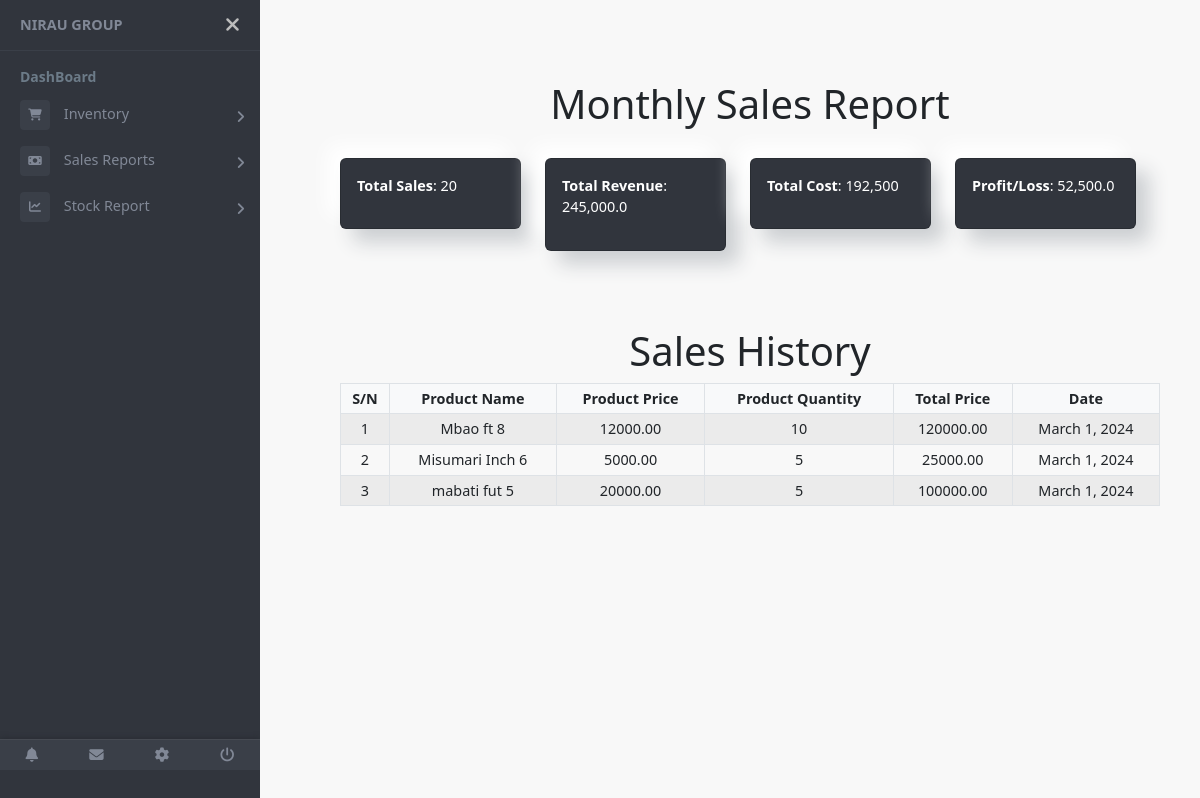
Before: /monthly/ (signed in) with the older database file.
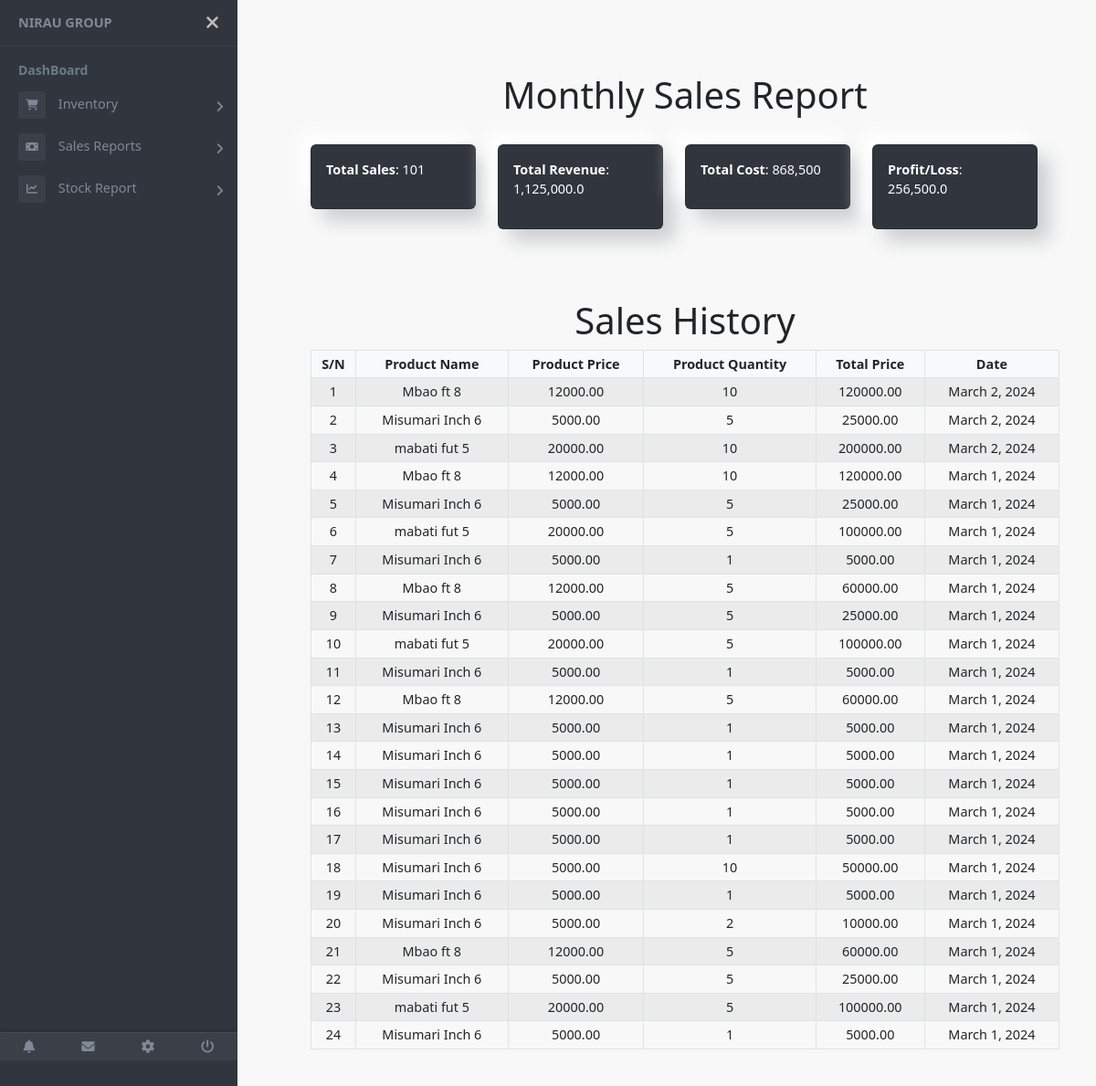
After: the same page with the newer database file.
### store/models.py (models this page shows, shortened)
class Sale(models.Model):
    store = models.ForeignKey(Store, on_delete=models.CASCADE, null=True)
    product = models.ForeignKey(Product, on_delete=models.CASCADE)
    quantity = models.PositiveIntegerField(default=1)
    sale_date = models.DateField(auto_now_add=True)
    class Meta:
        ordering = ('-sale_date',)
    def get_total_price(self):
        return self.quantity * self.product.standard_price

class Product(models.Model):
    store = models.ForeignKey(Store, on_delete=models.CASCADE, null=True)
    name = models.CharField(max_length=255)
    inventory_quantity = models.PositiveIntegerField()
    standard_price = models.DecimalField(max_digits=10, decimal_places=2)
    current_cost = models.DecimalField(max_digits=10, decimal_places=2)
    reorder_point = models.PositiveIntegerField()

### store/views.py (the view)
# urls.py: path('monthly/', views.monthly_sales_report, name='monthly_sales_report'),
@login_required(login_url='login')
def monthly_sales_report(request):
    user_store = request.user.store  # Assuming user is associated with a store through user.store
    today = date.today()
    month_date = today.replace(day=1)
    end_date = today
    sales = Sale.objects.filter(store=user_store, sale_date__range=[month_date, end_date])
    total_sales = sales.aggregate(total=Sum('quantity'))['total']
    total_revenue = sales.aggregate(revenue=Sum(ExpressionWrapper(F('quantity') * F('product__standard_price'), output_field=FloatField())))['revenue']
    total_cost = sales.aggregate(cost=Sum(F('quantity') * F('product__current_cost')))['cost']
    total_revenue = total_revenue or 0
    total_cost = total_cost or 0
    profit = (float(total_revenue) - float(total_cost))
    context = {
        'sales': sales,
        'total_sales': total_sales,
        'total_revenue': total_revenue,
        'total_cost': total_cost,
        'profit': profit
    }
    if request.GET.get('pdf'):
        return render_to_pdf('sales/monthly_report_pdf.html', context)
    else:
        return render(request, 'sales/monthly_report.html', context)

### store/store/templates/sales/monthly_report.html
{% extends 'base.html' %}
{% block content %}
<div class="container">
    <h1 class="text-center">Monthly Sales Report</h1>
    <br>
    <div class="row">
        {% include 'sales/sales.html' %}
    </div>
</div>
<div class="container pt-5">
    <h1 class="text-center">Sales History</h1>
    <div class="row justify-content-center">
        {% include 'sales/tables.html' %}
    </div>
</div>
{% endblock content %}

### store/store/templates/sales/tables.html
<div class="table-responsive">
    <table class="table table-bordered text-center table-sm table-striped table-hover">
        <thead class="bg-light">
            <tr>
                <th>S/N</th>
                <th>Product Name</th>
                <th>Product Price</th>
                <th>Product Quantity</th>
                <th>Total Price</th>
                <th>Date</th>
            </tr>
            <tbody>
                {% for sale in sales %}
                <tr>
                    <td>{{forloop.counter}}</td>
                    <td>{{sale.product.name}}</td>
                    <td>{{sale.product.standard_price}}</td>
                    <td>{{ sale.quantity }}</td>
                    <td>{{ sale.get_total_price }}</td>
                    <td>{{ sale.sale_date }}</td>
                </tr>
                {% endfor %}
            </tbody>
        </thead>
    </table>
</div>

Changed rows visible on the page:
added Sale: product.name "Mbao ft 8", product.standard_price "12000.00", quantity "10", get_total_price "120000.00", sale_date "March 2, 2024"
added Sale: product.name "Misumari Inch 6", product.standard_price "5000.00", quantity "5", get_total_price "25000.00", sale_date "March 2, 2024"
added Sale: product.name "mabati fut 5", product.standard_price "20000.00", quantity "10", get_total_price "200000.00", sale_date "March 2, 2024"
added Sale: product.name "Misumari Inch 6", product.standard_price "5000.00", quantity "1", get_total_price "5000.00", sale_date "March 1, 2024"
added Sale: product.name "Mbao ft 8", product.standard_price "12000.00", quantity "5", get_total_price "60000.00", sale_date "March 1, 2024"
added Sale: product.name "Misumari Inch 6", product.standard_price "5000.00", quantity "5", get_total_price "25000.00", sale_date "March 1, 2024"
added Sale: product.name "mabati fut 5", product.standard_price "20000.00", quantity "5", get_total_price "100000.00", sale_date "March 1, 2024"
added Sale: product.name "Misumari Inch 6", product.standard_price "5000.00", quantity "1", get_total_price "5000.00", sale_date "March 1, 2024"
added Sale: product.name "Mbao ft 8", product.standard_price "12000.00", quantity "5", get_total_price "60000.00", sale_date "March 1, 2024"
added Sale: product.name "Misumari Inch 6", product.standard_price "5000.00", quantity "1", get_total_price "5000.00", sale_date "March 1, 2024"
added Sale: product.name "Misumari Inch 6", product.standard_price "5000.00", quantity "1", get_total_price "5000.00", sale_date "March 1, 2024"
added Sale: product.name "Misumari Inch 6", product.standard_price "5000.00", quantity "1", get_total_price "5000.00", sale_date "March 1, 2024"
added Sale: product.name "Misumari Inch 6", product.standard_price "5000.00", quantity "1", get_total_price "5000.00", sale_date "March 1, 2024"
added Sale: product.name "Misumari Inch 6", product.standard_price "5000.00", quantity "1", get_total_price "5000.00", sale_date "March 1, 2024"
added Sale: product.name "Misumari Inch 6", product.standard_price "5000.00", quantity "10", get_total_price "50000.00", sale_date "March 1, 2024"
added Sale: product.name "Misumari Inch 6", product.standard_price "5000.00", quantity "1", get_total_price "5000.00", sale_date "March 1, 2024"
added Sale: product.name "Misumari Inch 6", product.standard_price "5000.00", quantity "2", get_total_price "10000.00", sale_date "March 1, 2024"
added Sale: product.name "Mbao ft 8", product.standard_price "12000.00", quantity "5", get_total_price "60000.00", sale_date "March 1, 2024"
added Sale: product.name "Misumari Inch 6", product.standard_price "5000.00", quantity "5", get_total_price "25000.00", sale_date "March 1, 2024"
added Sale: product.name "mabati fut 5", product.standard_price "20000.00", quantity "5", get_total_price "100000.00", sale_date "March 1, 2024"
added Sale: product.name "Misumari Inch 6", product.standard_price "5000.00", quantity "1", get_total_price "5000.00", sale_date "March 1, 2024"
Other visible differences:
{{ total_sales|intcomma }}: "20" → "101"
{{ total_revenue|intcomma }}: "245,000.0" → "1,125,000.0"
{{ total_cost|intcomma }}: "192,500" → "868,500"
{{ profit|intcomma }}: "52,500.0" → "256,500.0"
